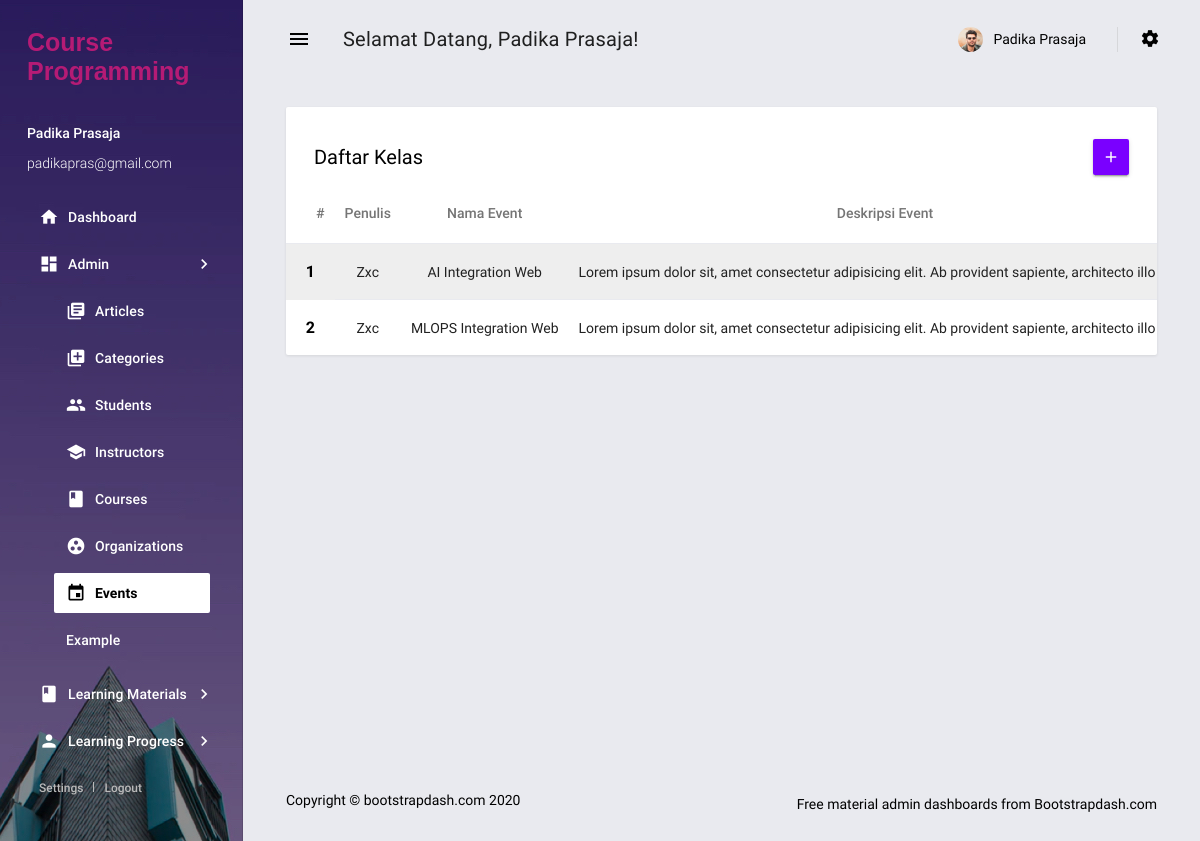
Page /master/events/event.php (signed in) on the committed database.
### tables this page shows
CREATE TABLE `instructors` (
  `id` int(11) NOT NULL,
  `instructor_name` varchar(100) NOT NULL,
  `email` varchar(100) NOT NULL,
  `phone_number` varchar(20) DEFAULT NULL,
  `user_id` int(11) NOT NULL
);

CREATE TABLE `events` (
  `id` int(11) NOT NULL,
  `user_id` int(11) NOT NULL,
  `event_name` varchar(255) NOT NULL,
  `event_description` text DEFAULT NULL,
  `event_date` date DEFAULT NULL,
  `event_link` varchar(255) NOT NULL,
  `org_id` int(11) DEFAULT NULL
);

CREATE TABLE `users` (
  `id` int(11) NOT NULL,
  `username` varchar(50) NOT NULL,
  `password` varchar(255) NOT NULL,
  `permission` enum('1','2','3') NOT NULL
);

### pustaka/Koneksi.php (called while the page is built, shortened)
<?php
class Koneksi
{
    protected $conn;
    function __construct()
    {
        if(!isset($this->conn)){
            $this->conn = new mysqli(self::HOST, self::USER,  self::PASS, self::DB);
        }
    }
}

### pustaka/User.php (called while the page is built, shortened)
<?php
require_once('Koneksi.php');
class User extends Koneksi{
    public function details($sql){
        $query = $this->conn->query($sql);
        $row = $query->fetch_array();
        return $row;
    }
}

### master/events/event.php (the view, shortened to what this page needs)
<?php require_once '../components/header.php'; ?>
<div class="mdc-layout-grid__cell stretch-card mdc-layout-grid__cell--span-12">
    <div class="mdc-card p-0">
        <div class="d-flex justify-content-between align-items-center card-padding pb-2">
            <h6 class="card-title m-0">Daftar Kelas</h6>
            <a href="event-add.php" data-toggle="tooltip" title="Tambah data">
                <button class="mdc-button mdc-button--raised icon-button filled-button--primary">
                    <i class="material-icons mdc-button__icon">add</i>
                </button>
            </a>
        </div>
        <div class="table-responsive">
            <table class="table table-striped">
                <thead>
                    <tr class="text-center">
                        <th class="text-left">#</th>
                        <th class="text-left">Penulis</th>
                        <th class="text-center">Nama Event</th>
                        <th class="text-center">Deskripsi Event</th>
                    </tr>
                </thead>
                <tbody>
                    <?php
                    $crud = new Crud();
                    $conn = $crud->getConnection();
                    $sql = "SELECT events.*, users.username, organizations.name
                            FROM events
                            LEFT JOIN users ON events.user_id = users.id
                            LEFT JOIN organizations ON events.org_id = organizations.id";
                    $result = $conn->query($sql);
                    $no = 1;
                    if ($result->num_rows > 0) {
                        while ($row = $result->fetch_assoc()) {
                            ?>
                            <tr>
                                <th scope="row"><?= $no++; ?></th>
                                <td class="text-center"><?= ucwords($row['username']); ?></td>
                                <td class="text-center"><?= ucwords($row['event_name']); ?></td>
                                <td class="text-center"><?= strlen($row['event_description']) > 100? substr($row['event_description'], 0, 100). '...' : $row['event_description'];?></td>
                            </tr>
                            <?php
                        }
                    } else {
                        echo "<tr><td colspan='5'>Tidak ada data</td></tr>";
                    }
                    ?>
                </tbody>
            </table>
        </div>
    </div>
</div>
<?php
require_once '../components/footer.php';
?>

### master/components/sidebar.php (shortened to what this page needs)
<aside class="mdc-drawer mdc-drawer--dismissible mdc-drawer--open">
  <div class="mdc-drawer__header">
    <a href="../../index.php" class="brand-logo">
      Course Programming
    </a>
  </div>
  <div class="mdc-drawer__content">
    <div class="user-info">
      <p class="name"><?= $name ?></p>
      <p class="email"><?= $email ?></p>
    </div>
    <div class="mdc-list-group">
      <nav class="mdc-list mdc-drawer-menu">
        <div class="mdc-list-item mdc-drawer-item">
          <a class="mdc-drawer-link" href="../dashboard/index.php">
            <i class="material-icons mdc-list-item__start-detail mdc-drawer-item-icon" aria-hidden="true">home</i>
            Dashboard
          </a>
        </div>
        <div class="mdc-list-item mdc-drawer-item">
          <a class="mdc-expansion-panel-link" href="#" data-toggle="expansionPanel" data-target="ui-sub-menu">
            <i class="material-icons mdc-list-item__start-detail mdc-drawer-item-icon" aria-hidden="true">dashboard</i>
            Admin
            <i class="mdc-drawer-arrow material-icons">chevron_right</i>
          </a>
          <div class="mdc-expansion-panel" id="ui-sub-menu">
            <nav class="mdc-list mdc-drawer-submenu">
              <div class="mdc-list-item mdc-drawer-item">
                <a class="mdc-drawer-link" href="../artikel/artikel.php">
                  <i class="material-icons mdc-list-item__start-detail mdc-drawer-item-icon" aria-hidden="true">library_books</i>
                  Articles
                </a>
              </div>
              <div class="mdc-list-item mdc-drawer-item">
                <a class="mdc-drawer-link" href="../kategori/kategori.php">
                  <i class="material-icons mdc-list-item__start-detail mdc-drawer-item-icon" aria-hidden="true">library_add</i>
                  Categories
                </a>
              </div>
              <div class="mdc-list-item mdc-drawer-item">
                <a class="mdc-drawer-link" href="../murid/murid.php">
                  <i class="material-icons mdc-list-item__start-detail mdc-drawer-item-icon" aria-hidden="true">group</i>
                  Students
                </a>
              </div>
              <div class="mdc-list-item mdc-drawer-item">
                <a class="mdc-drawer-link" href="../guru/guru.php">
                  <i class="material-icons mdc-list-item__start-detail mdc-drawer-item-icon" aria-hidden="true">school</i>
                  Instructors
                </a>
              </div>
              <div class="mdc-list-item mdc-drawer-item">
                <a class="mdc-drawer-link" href="../courses/course.php">
                  <i class="material-icons mdc-list-item__start-detail mdc-drawer-item-icon" aria-hidden="true">class</i>
                  Courses
                </a>
              </div>
              <div class="mdc-list-item mdc-drawer-item">
                <a class="mdc-drawer-link" href="../organizations/org.php">
                  <i class="material-icons mdc-list-item__start-detail mdc-drawer-item-icon" aria-hidden="true">group_work</i>
                  Organizations
                </a>
              </div>
              <div class="mdc-list-item mdc-drawer-item">
                <a class="mdc-drawer-link" href="../events/event.php">
                  <i class="material-icons mdc-list-item__start-detail mdc-drawer-item-icon" aria-hidden="true">event</i>
                  Events
                </a>
              </div>
              <div class="mdc-list-item mdc-drawer-item">
                <a class="mdc-drawer-link" href="pages/ui-features/typography.html">
                  Example
                </a>
              </div>
            </nav>
          </div>
        </div>
        <div class="mdc-list-item mdc-drawer-item">
          <a class="mdc-expansion-panel-link" href="#" data-toggle="expansionPanel" data-target="ui3-sub-menu">
            <i class="material-icons mdc-list-item__start-detail mdc-drawer-item-icon" aria-hidden="true">book</i>
            Learning Materials
            <i class="mdc-drawer-arrow material-icons">chevron_right</i>
          </a>
        </div>
        <div class="mdc-list-item mdc-drawer-item">
          <a class="mdc-expansion-panel-link" href="#" data-toggle="expansionPanel" data-target="ui2-sub-menu">
            <i class="material-icons mdc-list-item__start-detail mdc-drawer-item-icon" aria-hidden="true">person</i>
            Learning Progress
            <i class="mdc-drawer-arrow material-icons">chevron_right</i>
          </a>
        </div>
      </nav>
    </div>
    <div class="profile-actions">
      <a href="javascript:;">Settings</a>
      <a href="../../auth/logout.php">Logout</a>
    </div>
  </div>
</aside>

### master/components/navbar.php (shortened to what this page needs)
<?php
require_once('../components/header.php');
?>
<header class="mdc-top-app-bar">
  <div class="mdc-top-app-bar__row">
    <div class="mdc-top-app-bar__section mdc-top-app-bar__section--align-start">
      <button class="material-icons mdc-top-app-bar__navigation-icon mdc-icon-button sidebar-toggler">menu</button>
      <span class="mdc-top-app-bar__title">Selamat Datang,  <?= $name ?>!</span>
    </div>
    <div class="mdc-top-app-bar__section mdc-top-app-bar__section--align-end mdc-top-app-bar__section-right">
      <div class="menu-button-container menu-profile d-none d-md-block">
        <button class="mdc-button mdc-menu-button">
          <span class="d-flex align-items-center">
            <span class="figure">
              <img src="../../assets/images/faces/face1.jpg" alt="user" class="user">
            </span>
            <span class="user-name"><?= $name ?></span>
          </span>
        </button>
      </div>
      <div class="menu-button-container d-none d-md-block">
        <button class="mdc-button mdc-menu-button">
          <i class="mdi mdi-settings"></i>
        </button>
      </div>
    </div>
  </div>
</header>

### rows in the picture
instructors: instructor_name "Padika Prasaja", email "padikapras@gmail.com"
events: user.username "Zxc", event_name "AI Integration Web", event_description "Lorem ipsum dolor sit, amet consectetur adipisicing elit. Ab provident sapiente, architecto illo…"
events: user.username "Zxc", event_name "MLOPS Integration Web", event_description "Lorem ipsum dolor sit, amet consectetur adipisicing elit. Ab provident sapiente, architecto illo…"
